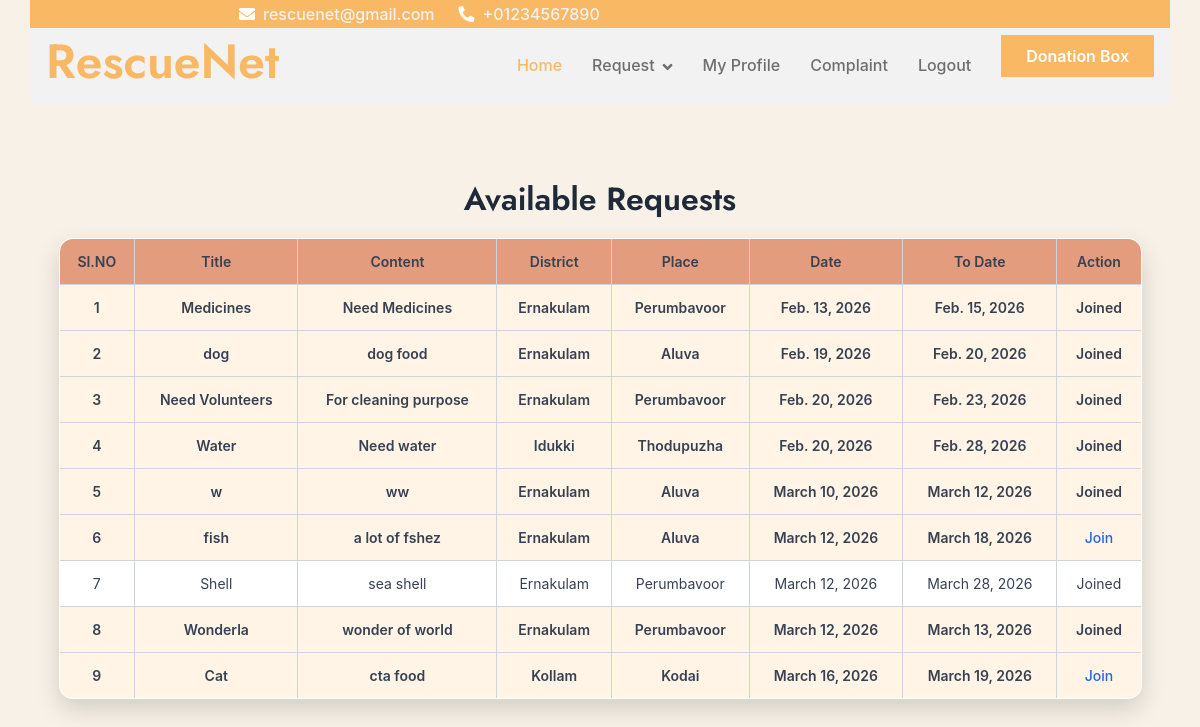
The app's page /Volunteer/ViewRequest/ (signed in) with its own data.
### User/models.py (models this page shows)
class tbl_request(models.Model):
    request_title = models.CharField(max_length=50)
    request_content = models.CharField(max_length=100)
    request_date = models.DateField(auto_now_add=True)
    request_todate = models.DateField()
    request_status = models.IntegerField(default=0)
    request_type = models.IntegerField(default=0)
    place_id = models.ForeignKey(tbl_place, on_delete=models.CASCADE)
    user_id = models.ForeignKey(tbl_user, on_delete=models.CASCADE)
    request_message = models.CharField(max_length=255, blank=True, null=True)

### Admin/models.py (models this page shows)
class tbl_place(models.Model):
    place_name = models.CharField(max_length=50)
    district = models.ForeignKey(tbl_district,on_delete=models.CASCADE)

class tbl_district(models.Model):
    district_name=models.CharField(max_length=50)

### Volunteer/views.py (the view)
# urls.py: path('ViewRequest/',views.viewrequest,name="ViewRequest"),
def viewrequest(request):
    if "vid" not in request.session:
        return redirect("Guest:Login")
    volunteer = tbl_volunteer.objects.get(id=request.session["vid"])
    today = date.today()
    requests = tbl_request.objects.filter(
        request_status=1,
        request_type=1  # 1 = Emergency/Volunteer Help (only this type)
    )
    requestdata = []
    print(requests)
    for req in requests:
        req.joined = tbl_response.objects.filter(
            request_id=req,
            volunteer_id=volunteer
        ).exists()
        req.is_important = (req.request_todate - today).days <= 2
        requestdata.append(req)
    return render(request, 'Volunteer/ViewRequest.html', {
        "requestdata": requestdata
    })

### Volunteer/Templates/Volunteer/ViewRequest.html (shortened to what this page needs)
{% extends 'Volunteer/Header.html' %}
{% block content %}
<!DOCTYPE html>
<html lang="en">
<head>
</head>
<body>
    <h2 style="text-align: center;">Available Requests</h2>
    <table border="1" align="center">
        <tr>
            <th>SI.NO</th>
            <th>Title</th>
            <th>Content</th>
            <th>District</th>
            <th>Place</th>
            <th>Date</th>
            <th>To Date</th>
            <th>Action</th>
        </tr>
        {% for i in requestdata %}
        <tr {% if i.is_important %}class="important" {% endif %}>
            <td>{{ forloop.counter }}</td>
            <td>{{ i.request_title }}</td>
            <td>{{ i.request_content }}</td>
            <td>{{ i.place_id.district.district_name }}</td>
            <td>{{ i.place_id.place_name }}</td>
            <td>{{ i.request_date }}</td>
            <td>{{ i.request_todate }}</td>
            <td>
                {% if not i.joined %}
                <a href="{% url 'Volunteer:Join' i.id %}">Join</a>
                {% else %}
                Joined
                {% endif %}
            </td>
        </tr>
        {% empty %}
        <tr>
            <td colspan="8" align="center">No Requests Available</td>
        </tr>
        {% endfor %}
    </table>
</body>
</html>
{% endblock %}

### Volunteer/Templates/Volunteer/ViewRequest.html (style rules this page uses)
body { font-family: "Inter", "Segoe UI", Arial, sans-serif; background-color: #f3eadaa1; padding: 30px; color: #374151; }
h2 { margin-bottom: 20px; font-weight: 600; color: #1f2937; text-align: center; }
table { width: 95%; margin: auto; border-collapse: collapse; background-color: #ffffff; border-radius: 14px; overflow: hidden; box-shadow: 0 10px 25px rgba(0, 0, 0, 0.15); }
th, td { border: 1px solid #cfd4dc; padding: 12px; font-size: 14px; text-align: center; }
th { background-color: #e39c7d; font-weight: 600; }
a { text-decoration: none; color: #2563eb; font-weight: 500; }
.important { background-color: #fff4e6; font-weight: 600; }

### records on screen
tbl_request: request_title "Medicines", request_content "Need Medicines", place_id.district.district_name "Ernakulam", place_id.place_name "Perumbavoor", request_date "Feb. 13, 2026", request_todate "Feb. 15, 2026", shows "Joined"
tbl_request: request_title "dog", request_content "dog food", place_id.district.district_name "Ernakulam", place_id.place_name "Aluva", request_date "Feb. 19, 2026", request_todate "Feb. 20, 2026", shows "Joined"
tbl_request: request_title "Need Volunteers", request_content "For cleaning purpose", place_id.district.district_name "Ernakulam", place_id.place_name "Perumbavoor", request_date "Feb. 20, 2026", request_todate "Feb. 23, 2026", shows "Joined"
tbl_request: request_title "Water", request_content "Need water", place_id.district.district_name "Idukki", place_id.place_name "Thodupuzha", request_date "Feb. 20, 2026", request_todate "Feb. 28, 2026", shows "Joined"
tbl_request: request_title "w", request_content "ww", place_id.district.district_name "Ernakulam", place_id.place_name "Aluva", request_date "March 10, 2026", request_todate "March 12, 2026", shows "Joined"
tbl_request: request_title "fish", request_content "a lot of fshez", place_id.district.district_name "Ernakulam", place_id.place_name "Aluva", request_date "March 12, 2026", request_todate "March 18, 2026", shows "Join"
tbl_request: request_title "Shell", request_content "sea shell", place_id.district.district_name "Ernakulam", place_id.place_name "Perumbavoor", request_date "March 12, 2026", request_todate "March 28, 2026", shows "Joined"
tbl_request: request_title "Wonderla", request_content "wonder of world", place_id.district.district_name "Ernakulam", place_id.place_name "Perumbavoor", request_date "March 12, 2026", request_todate "March 13, 2026", shows "Joined"
tbl_request: request_title "Cat", request_content "cta food", place_id.district.district_name "Kollam", place_id.place_name "Kodai", request_date "March 16, 2026", request_todate "March 19, 2026", shows "Join"
